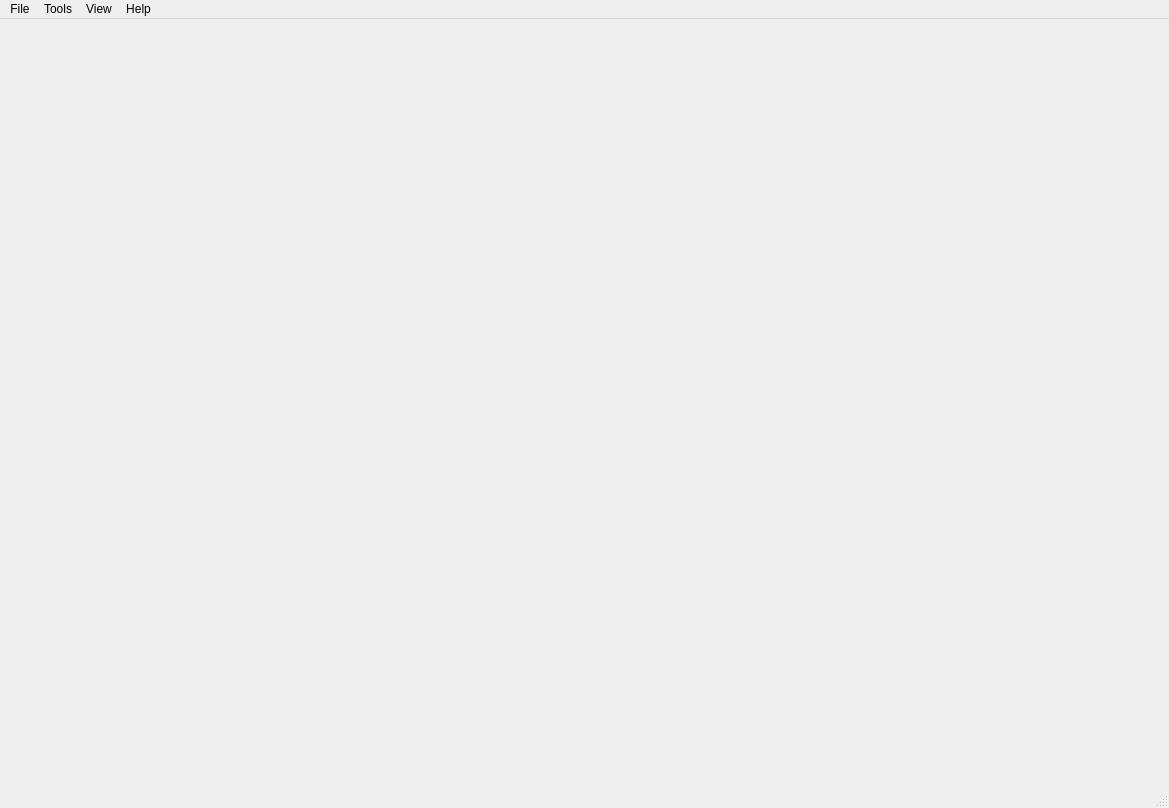
<?xml version="1.0" encoding="UTF-8"?>
<ui version="4.0">
 <class>MainWindowClass</class>
 <widget class="QMainWindow" name="MainWindowClass">
  <property name="geometry">
   <rect>
    <x>0</x>
    <y>0</y>
    <width>1169</width>
    <height>808</height>
   </rect>
  </property>
  <property name="sizePolicy">
   <sizepolicy hsizetype="Preferred" vsizetype="Preferred">
    <horstretch>0</horstretch>
    <verstretch>0</verstretch>
   </sizepolicy>
  </property>
  <property name="windowTitle">
   <string>Astree</string>
  </property>
  <property name="windowIcon">
   <iconset resource="Astree.qrc">
    <normaloff>:/Astree/Astree.ico</normaloff>:/Astree/Astree.ico</iconset>
  </property>
  <widget class="QWidget" name="centralWidget"/>
  <widget class="QMenuBar" name="menuBar">
   <property name="geometry">
    <rect>
     <x>0</x>
     <y>0</y>
     <width>1169</width>
     <height>26</height>
    </rect>
   </property>
   <widget class="QMenu" name="menuFile">
    <property name="title">
     <string>File</string>
    </property>
    <addaction name="actionNew"/>
    <addaction name="actionLoad"/>
    <addaction name="actionImport_ZMX_file"/>
    <addaction name="actionSave"/>
    <addaction name="actionSave_as"/>
    <addaction name="actionReload"/>
    <addaction name="actionClose"/>
    <addaction name="separator"/>
    <addaction name="actionQuit"/>
   </widget>
   <widget class="QMenu" name="menuHelp">
    <property name="title">
     <string>Help</string>
    </property>
    <addaction name="actionAbout"/>
   </widget>
   <widget class="QMenu" name="menuOptions">
    <property name="title">
     <string>Tools</string>
    </property>
    <addaction name="actionScal_device"/>
    <addaction name="actionRevert_design"/>
    <addaction name="actionMedium_Manager"/>
   </widget>
   <widget class="QMenu" name="menuView">
    <property name="title">
     <string>View</string>
    </property>
    <addaction name="actionFit_in_View"/>
    <addaction name="actionZoom_in"/>
    <addaction name="actionZoom_out"/>
   </widget>
   <addaction name="menuFile"/>
   <addaction name="menuOptions"/>
   <addaction name="menuView"/>
   <addaction name="menuHelp"/>
  </widget>
  <widget class="QStatusBar" name="statusBar"/>
  <action name="actionQuit">
   <property name="text">
    <string>Quit</string>
   </property>
   <property name="shortcut">
    <string>Ctrl+Q</string>
   </property>
  </action>
  <action name="actionAbout">
   <property name="text">
    <string>About...</string>
   </property>
  </action>
  <action name="actionLoad">
   <property name="text">
    <string>Open...</string>
   </property>
   <property name="shortcut">
    <string>Ctrl+O</string>
   </property>
  </action>
  <action name="actionSave">
   <property name="text">
    <string>Save</string>
   </property>
   <property name="shortcut">
    <string>Ctrl+S</string>
   </property>
  </action>
  <action name="actionSave_as">
   <property name="text">
    <string>Save as...</string>
   </property>
  </action>
  <action name="actionClose">
   <property name="text">
    <string>Close</string>
   </property>
  </action>
  <action name="actionNew">
   <property name="text">
    <string>New</string>
   </property>
   <property name="shortcut">
    <string>Ctrl+N</string>
   </property>
  </action>
  <action name="actionMedium_Manager">
   <property name="enabled">
    <bool>true</bool>
   </property>
   <property name="text">
    <string>Glass Manager...</string>
   </property>
  </action>
  <action name="actionAbsolute">
   <property name="checkable">
    <bool>true</bool>
   </property>
   <property name="text">
    <string>Absolute</string>
   </property>
  </action>
  <action name="actionRelative">
   <property name="checkable">
    <bool>true</bool>
   </property>
   <property name="text">
    <string>Relative</string>
   </property>
  </action>
  <action name="actionScal_device">
   <property name="text">
    <string>Scale design...</string>
   </property>
  </action>
  <action name="actionShow_aspheric_Properties">
   <property name="checkable">
    <bool>true</bool>
   </property>
   <property name="checked">
    <bool>false</bool>
   </property>
   <property name="enabled">
    <bool>false</bool>
   </property>
   <property name="text">
    <string>Show PolyAspheric Property</string>
   </property>
  </action>
  <action name="actionShow_min_radius_porperties">
   <property name="checkable">
    <bool>true</bool>
   </property>
   <property name="enabled">
    <bool>false</bool>
   </property>
   <property name="text">
    <string>Show Min Diameter Property</string>
   </property>
  </action>
  <action name="actionImport_ZMX_file">
   <property name="text">
    <string>Import Zmx file...</string>
   </property>
  </action>
  <action name="actionShow_Comment_Property">
   <property name="checkable">
    <bool>true</bool>
   </property>
   <property name="enabled">
    <bool>false</bool>
   </property>
   <property name="text">
    <string>Show Comment Property</string>
   </property>
  </action>
  <action name="actionFit_in_View">
   <property name="text">
    <string>Fit All</string>
   </property>
   <property name="shortcut">
    <string>Ctrl+F</string>
   </property>
  </action>
  <action name="actionZoom_in">
   <property name="text">
    <string>Zoom in</string>
   </property>
   <property name="shortcut">
    <string>Ctrl++</string>
   </property>
  </action>
  <action name="actionZoom_out">
   <property name="text">
    <string>Zoom out</string>
   </property>
   <property name="shortcut">
    <string>Ctrl+-</string>
   </property>
  </action>
  <action name="actionReload">
   <property name="text">
    <string>Reload</string>
   </property>
  </action>
  <action name="actionRevert_design">
   <property name="text">
    <string>Revert design...</string>
   </property>
  </action>
 </widget>
 <layoutdefault spacing="6" margin="11"/>
 <resources>
  <include location="Astree.qrc"/>
 </resources>
 <connections/>
</ui>
